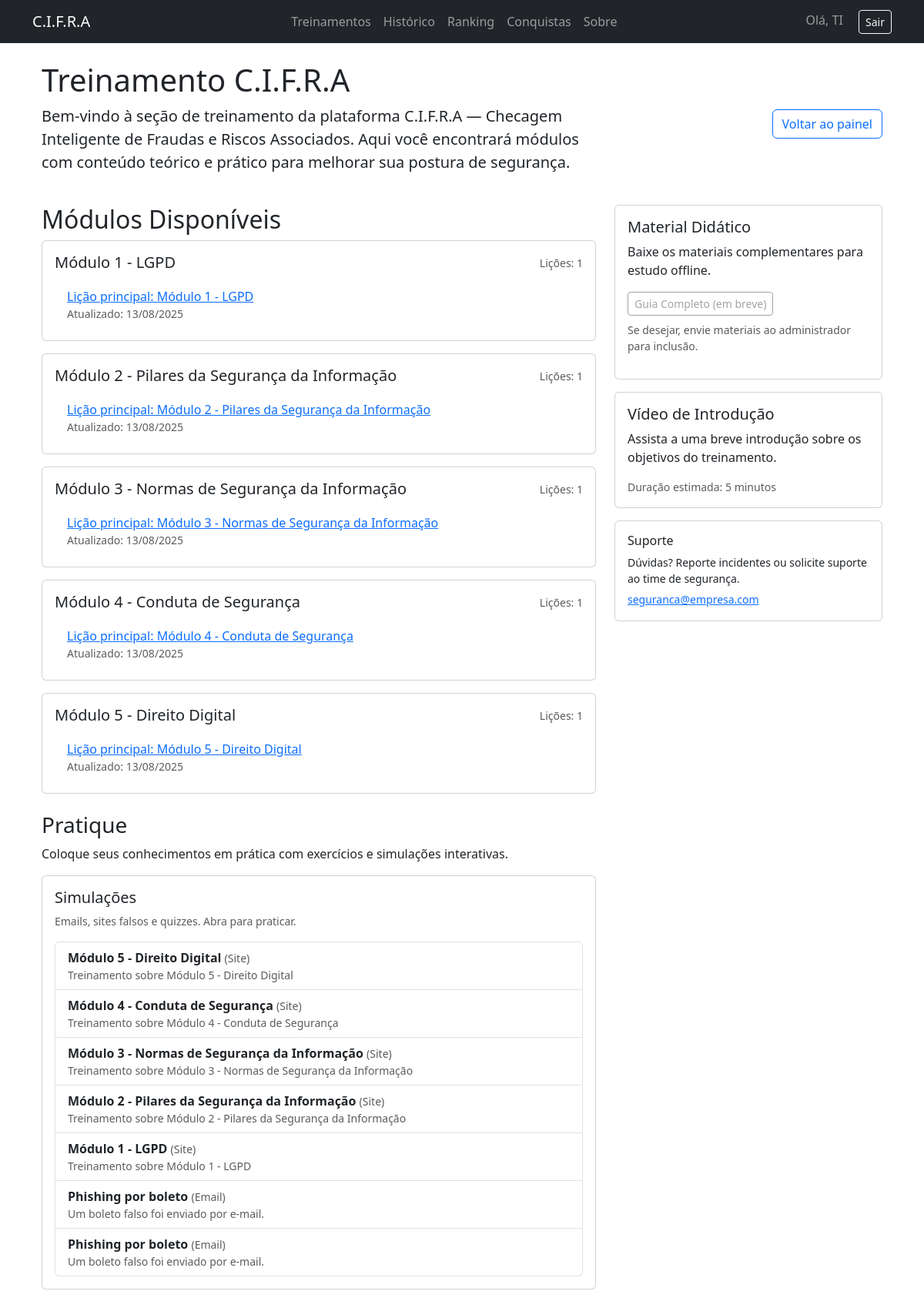
Screenshot of /training/ (signed in) with the database file from the repository.
### core/models.py (models this page shows, shortened)
class User(AbstractUser):
    ROLE_EMPLOYEE = "employee"
    ROLE_ADMIN_TI = "admin_ti"
    ROLE_CHOICES = [
        (ROLE_EMPLOYEE, "Funcionário"),
        (ROLE_ADMIN_TI, "Admin TI"),
    ]
    role = models.CharField(
        max_length=20,
        choices=ROLE_CHOICES,
        default=ROLE_EMPLOYEE,
    )
    score = models.IntegerField(default=0)

class Module(models.Model):
    title = models.CharField(max_length=200)
    slug = models.SlugField(unique=True, max_length=200)
    summary = models.TextField(blank=True)
    order = models.PositiveIntegerField(default=0)
    class Meta:
        ordering = ['order', 'title']
        verbose_name = "Módulo"
        verbose_name_plural = "Módulos"

class Lesson(models.Model):
    module = models.ForeignKey(Module, on_delete=models.CASCADE, related_name='lessons')
    title = models.CharField(max_length=200)
    slug = models.SlugField(max_length=200)
    content_html = models.TextField(blank=True, help_text="HTML sanitizado para renderizar a lição")
    content_markdown = models.TextField(blank=True, help_text="(Opcional) versão em markdown")
    order = models.PositiveIntegerField(default=0)
    created_at = models.DateTimeField(auto_now_add=True)
    resources_file = models.FileField(upload_to='lesson_resources/', null=True, blank=True,
                                      help_text="Arquivo (PDF/DOCX) disponível para download")
    class Meta:
        unique_together = ('module', 'slug')
        ordering = ['order']
        verbose_name = "Lição"
        verbose_name_plural = "Lições"

class Simulation(models.Model):
    TYPE_EMAIL = "email"
    TYPE_SITE = "site"
    TYPE_QUESTION = "question"
    TYPE_CHOICES = [
        (TYPE_EMAIL, "Email"),
        (TYPE_SITE, "Site"),
        (TYPE_QUESTION, "Questionário"),
    ]
    DIFFICULTY_EASY = "easy"
    DIFFICULTY_MEDIUM = "medium"
    DIFFICULTY_HARD = "hard"
    DIFFICULTY_CHOICES = [
        (DIFFICULTY_EASY, "Fácil"),
        (DIFFICULTY_MEDIUM, "Médio"),
        (DIFFICULTY_HARD, "Difícil"),
    ]
    title = models.CharField(max_length=150)
    description = models.TextField(blank=True)
    type = models.CharField(max_length=15, choices=TYPE_CHOICES, default=TYPE_EMAIL)
    subject = models.CharField(max_length=200, blank=True)  # útil para emails
    body = models.TextField(blank=True)  # corpo do email / descrição do caso
    choices = models.JSONField(blank=True, null=True,
                               help_text="Opções apresentadas ao usuário (se aplicável).")
    correct_choice = models.CharField(max_length=200, blank=True,
                                      help_text="Identificador da opção correta (ex.: 'opcao_a' ou texto).")
    difficulty = models.CharField(max_length=10, choices=DIFFICULTY_CHOICES, default=DIFFICULTY_MEDIUM)
    created_by = models.ForeignKey(settings.AUTH_USER_MODEL, on_delete=models.SET_NULL, null=True, blank=True)
    created_at = models.DateTimeField(auto_now_add=True)
    class Meta:
        ordering = ["-created_at"]

### core/views.py (the view)
# urls.py: path('training/', views.training_list, name='training'),  # lista de treinamentos
@login_required
def training_list(request):
    modules = Module.objects.prefetch_related('lessons').order_by('order', 'title')
    simulations = Simulation.objects.all().order_by('-created_at')[:50]
    return render(request, 'core/training.html', {'modules': modules, 'simulations': simulations})

### core/templates/core/training.html (shortened to what this page needs)
{% extends 'core/base.html' %}
{% block content %}
<div class="container mt-4">
  <div class="row mb-4">
    <div class="col-md-8">
      <h1>Treinamento C.I.F.R.A</h1>
      <p class="lead">
        Bem-vindo à seção de treinamento da plataforma <strong>C.I.F.R.A</strong> —
        Checagem Inteligente de Fraudas e Riscos Associados. Aqui você encontrará
        módulos com conteúdo teórico e prático para melhorar sua postura de segurança.
      </p>
    </div>
    <div class="col-md-4 text-md-end align-self-center">
      <a class="btn btn-outline-primary" href="{% url 'index' %}">Voltar ao painel</a>
    </div>
  </div>
  <div class="row">
    <div class="col-lg-8">
      <section class="mb-4">
        <h2>Módulos Disponíveis</h2>
        {% if modules %}
          {% for module in modules %}
            <div class="card mb-3">
              <div class="card-body">
                <div class="d-flex justify-content-between">
                  <div>
                    <h5 class="card-title mb-1">{{ module.title }}</h5>
                  </div>
                  <div class="text-end">
                    <small class="text-muted">Lições: {{ module.lessons.count }}</small>
                  </div>
                </div>
                <ul class="list-group list-group-flush mt-2">
                  {% for lesson in module.lessons.all %}
                    <li class="list-group-item d-flex justify-content-between align-items-center">
                      <div>
                        <a href="{% url 'lesson_detail' module.slug lesson.slug %}"
                           class="lesson-link"
                           data-url="{% url 'lesson_detail' module.slug lesson.slug %}">
                          {{ lesson.title }}
                        </a>
                        <div class="small text-muted">Atualizado: {{ lesson.created_at|date:"d/m/Y" }}</div>
                    </li>
                  {% empty %}
                    <li class="list-group-item">Nenhuma lição disponível neste módulo.</li>
                  {% endfor %}
                </ul>
              </div>
            </div>
          {% endfor %}
        {% else %}
          <p>Nenhum módulo encontrado. Entre em contato com o administrador.</p>
        {% endif %}
      </section>
      <section class="mb-4">
        <h3>Pratique</h3>
        <p>Coloque seus conhecimentos em prática com exercícios e simulações interativas.</p>
        <div class="card">
          <div class="card-body">
            <h5 class="card-title">Simulações</h5>
            <p class="small text-muted">Emails, sites falsos e quizzes. Abra para praticar.</p>
            <ul class="list-group">
              {% for sim in simulations %}
                <li class="list-group-item d-flex justify-content-between align-items-center">
                  <div>
                    <strong>{{ sim.title }}</strong>
                    <small class="text-muted">({{ sim.get_type_display }})</small>
                    {% if sim.description %}
                      <div class="small text-muted">{{ sim.description|truncatechars:100 }}</div>
                    {% endif %}
                  </div>
                </li>
              {% empty %}
                <li class="list-group-item">Nenhuma simulação disponível.</li>
              {% endfor %}
            </ul>
          </div>
        </div>
      </section>
    </div>
    <div class="col-lg-4">
      <div class="card mb-3">
        <div class="card-body">
          <h5 class="card-title">Material Didático</h5>
          <p class="card-text">Baixe os materiais complementares para estudo offline.</p>
          <a href="#" class="btn btn-outline-secondary btn-sm disabled">Guia Completo (em breve)</a>
          <p class="mt-2 small text-muted">Se desejar, envie materiais ao administrador para inclusão.</p>
        </div>
      </div>
      <div class="card mb-3">
        <div class="card-body">
          <h5 class="card-title">Vídeo de Introdução</h5>
          <p class="card-text">Assista a uma breve introdução sobre os objetivos do treinamento.</p>
          <small class="text-muted d-block mt-2">Duração estimada: 5 minutos</small>
        </div>
      </div>
      <div class="card">
        <div class="card-body">
          <h6 class="card-title">Suporte</h6>
          <p class="small mb-1">Dúvidas? Reporte incidentes ou solicite suporte ao time de segurança.</p>
          <a href="mailto:seguranca@empresa.com" class="small">seguranca@empresa.com</a>
        </div>
      </div>
    </div>
  </div>
</div>
{% endblock %}

### core/templates/core/base.html (shortened to what this page needs)
<!DOCTYPE html>
<html lang="pt-BR">
<head>
    <link rel="stylesheet" href="https://cdn.jsdelivr.net/npm/bootstrap@5.3.0/dist/css/bootstrap.min.css">
</head>
<body>
<nav class="navbar navbar-expand-lg navbar-dark bg-dark mb-4">
    <div class="container">
        <a class="navbar-brand" href="{% url 'index' %}">C.I.F.R.A</a>
        <div>
            <ul class="navbar-nav me-auto">
              <li class="nav-item"><a class="nav-link" href="{% url 'training' %}">Treinamentos</a></li>
              <li class="nav-item"><a class="nav-link" href="{% url 'attempts' %}">Histórico</a></li>
              <li class="nav-item"><a class="nav-link" href="{% url 'ranking' %}">Ranking</a></li>
              <li class="nav-item"><a class="nav-link" href="{% url 'achievements' %}">Conquistas</a></li>
              <li class="nav-item"><a class="nav-link" href="{% url 'about' %}">Sobre</a></li>
            </ul>
        </div>
        <div>
            {% if user.is_authenticated %}
                <span class="navbar-text me-3">Olá, {{ user.username }}</span>
                <form action="{% url 'logout' %}" method="post" style="display:inline;">
                <button type="submit" class="btn btn-outline-light btn-sm">Sair</button>
                </form>
            {% else %}
                <a class="btn btn-outline-light btn-sm" href="{% url 'login' %}">Entrar</a>
            {% endif %}
        </div>
    </div>
</nav>
<div class="container">
    {% block content %}{% endblock %}
</div>
</body>
</html>

### rows the page displays
User: username "TI"
Module: title "Módulo 1 - LGPD", lessons.count "1"
Lesson: title "Lição principal: Módulo 1 - LGPD", created_at "13/08/2025"
Module: title "Módulo 2 - Pilares da Segurança da Informação", lessons.count "1"
Lesson: title "Lição principal: Módulo 2 - Pilares da Segurança da Informação", created_at "13/08/2025"
Module: title "Módulo 3 - Normas de Segurança da Informação", lessons.count "1"
Lesson: title "Lição principal: Módulo 3 - Normas de Segurança da Informação", created_at "13/08/2025"
Module: title "Módulo 4 - Conduta de Segurança", lessons.count "1"
Lesson: title "Lição principal: Módulo 4 - Conduta de Segurança", created_at "13/08/2025"
Module: title "Módulo 5 - Direito Digital", lessons.count "1"
Lesson: title "Lição principal: Módulo 5 - Direito Digital", created_at "13/08/2025"
Simulation: title "Módulo 5 - Direito Digital", type "Site", description "Treinamento sobre Módulo 5 - Direito Digital"
Simulation: title "Módulo 4 - Conduta de Segurança", type "Site", description "Treinamento sobre Módulo 4 - Conduta de Segurança"
Simulation: title "Módulo 3 - Normas de Segurança da Informação", type "Site", description "Treinamento sobre Módulo 3 - Normas de Segurança da Informação"
Simulation: title "Módulo 2 - Pilares da Segurança da Informação", type "Site", description "Treinamento sobre Módulo 2 - Pilares da Segurança da Informação"
Simulation: title "Módulo 1 - LGPD", type "Site", description "Treinamento sobre Módulo 1 - LGPD"
Simulation: title "Phishing por boleto", type "Email", description "Um boleto falso foi enviado por e-mail."
Simulation: title "Phishing por boleto", type "Email", description "Um boleto falso foi enviado por e-mail."
